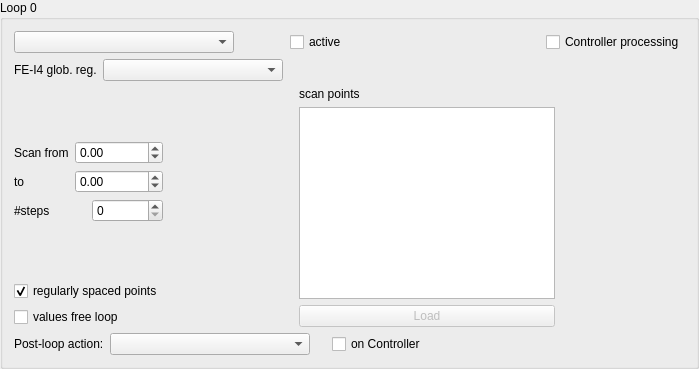
            <widget class="QGroupBox" name="Loop0Box">
             <property name="title">
              <string>Loop 0</string>
             </property>
             <layout class="QVBoxLayout" name="verticalLayout_57">
              <item>
               <layout class="QVBoxLayout" name="verticalLayout_32">
                <item>
                 <layout class="QHBoxLayout">
                  <item>
                   <widget class="QComboBox" name="loop0Type">
                    <property name="minimumSize">
                     <size>
                      <width>220</width>
                      <height>0</height>
                     </size>
                    </property>
                   </widget>
                  </item>
                  <item>
                   <spacer name="loop0Sp8">
                    <property name="orientation">
                     <enum>Qt::Horizontal</enum>
                    </property>
                    <property name="sizeType">
                     <enum>QSizePolicy::Maximum</enum>
                    </property>
                    <property name="sizeHint" stdset="0">
                     <size>
                      <width>50</width>
                      <height>21</height>
                     </size>
                    </property>
                   </spacer>
                  </item>
                  <item>
                   <widget class="QCheckBox" name="loop0Active">
                    <property name="text">
                     <string>active</string>
                    </property>
                   </widget>
                  </item>
                  <item>
                   <spacer name="loop0Sp9">
                    <property name="orientation">
                     <enum>Qt::Horizontal</enum>
                    </property>
                    <property name="sizeType">
                     <enum>QSizePolicy::Expanding</enum>
                    </property>
                    <property name="sizeHint" stdset="0">
                     <size>
                      <width>61</width>
                      <height>21</height>
                     </size>
                    </property>
                   </spacer>
                  </item>
                  <item>
                   <widget class="QCheckBox" name="loop0DspProc">
                    <property name="text">
                     <string>Controller processing</string>
                    </property>
                   </widget>
                  </item>
                 </layout>
                </item>
                <item>
                 <layout class="QHBoxLayout" name="horizontalLayout_12">
                  <item>
                   <widget class="QLabel" name="label_16">
                    <property name="text">
                     <string>FE-I4 glob. reg.</string>
                    </property>
                   </widget>
                  </item>
                  <item>
                   <widget class="QComboBox" name="feGlobRegName0">
                    <property name="sizePolicy">
                     <sizepolicy hsizetype="Preferred" vsizetype="Fixed">
                      <horstretch>0</horstretch>
                      <verstretch>0</verstretch>
                     </sizepolicy>
                    </property>
                    <property name="minimumSize">
                     <size>
                      <width>180</width>
                      <height>0</height>
                     </size>
                    </property>
                   </widget>
                  </item>
                  <item>
                   <spacer name="horizontalSpacer_11">
                    <property name="orientation">
                     <enum>Qt::Horizontal</enum>
                    </property>
                    <property name="sizeHint" stdset="0">
                     <size>
                      <width>40</width>
                      <height>20</height>
                     </size>
                    </property>
                   </spacer>
                  </item>
                 </layout>
                </item>
                <item>
                 <layout class="QHBoxLayout">
                  <item>
                   <layout class="QVBoxLayout">
                    <item>
                     <spacer name="loop0Sp2">
                      <property name="orientation">
                       <enum>Qt::Vertical</enum>
                      </property>
                      <property name="sizeType">
                       <enum>QSizePolicy::Expanding</enum>
                      </property>
                      <property name="sizeHint" stdset="0">
                       <size>
                        <width>20</width>
                        <height>17</height>
                       </size>
                      </property>
                     </spacer>
                    </item>
                    <item>
                     <layout class="QVBoxLayout">
                      <item>
                       <layout class="QHBoxLayout">
                        <item>
                         <widget class="QLabel" name="loop0FromLabel">
                          <property name="text">
                           <string>Scan from</string>
                          </property>
                          <property name="wordWrap">
                           <bool>false</bool>
                          </property>
                         </widget>
                        </item>
                        <item>
                         <widget class="QDoubleSpinBox" name="loop0Start">
                          <property name="minimum">
                           <double>-9999999.000000000000000</double>
                          </property>
                          <property name="maximum">
                           <double>9999999.000000000000000</double>
                          </property>
                         </widget>
                        </item>
                       </layout>
                      </item>
                      <item>
                       <layout class="QHBoxLayout">
                        <item>
                         <widget class="QLabel" name="loop0ToLabel">
                          <property name="text">
                           <string>to</string>
                          </property>
                          <property name="wordWrap">
                           <bool>false</bool>
                          </property>
                         </widget>
                        </item>
                        <item>
                         <widget class="QDoubleSpinBox" name="loop0Stop">
                          <property name="minimum">
                           <double>-9999999.000000000000000</double>
                          </property>
                          <property name="maximum">
                           <double>9999999.000000000000000</double>
                          </property>
                         </widget>
                        </item>
                       </layout>
                      </item>
                      <item>
                       <layout class="QHBoxLayout">
                        <item>
                         <widget class="QLabel" name="loop0StepsLabel">
                          <property name="text">
                           <string>#steps</string>
                          </property>
                          <property name="wordWrap">
                           <bool>false</bool>
                          </property>
                         </widget>
                        </item>
                        <item>
                         <widget class="QSpinBox" name="loop0Step">
                          <property name="enabled">
                           <bool>true</bool>
                          </property>
                          <property name="palette">
                           <palette>
                            <active>
                             <colorrole role="WindowText">
                              <brush brushstyle="SolidPattern">
                               <color alpha="255">
                                <red>0</red>
                                <green>0</green>
                                <blue>0</blue>
                               </color>
                              </brush>
                             </colorrole>
                             <colorrole role="Button">
                              <brush brushstyle="SolidPattern">
                               <color alpha="255">
                                <red>228</red>
                                <green>228</green>
                                <blue>228</blue>
                               </color>
                              </brush>
                             </colorrole>
                             <colorrole role="Light">
                              <brush brushstyle="SolidPattern">
                               <color alpha="255">
                                <red>255</red>
                                <green>255</green>
                                <blue>255</blue>
                               </color>
                              </brush>
                             </colorrole>
                             <colorrole role="Midlight">
                              <brush brushstyle="SolidPattern">
                               <color alpha="255">
                                <red>241</red>
                                <green>241</green>
                                <blue>241</blue>
                               </color>
                              </brush>
                             </colorrole>
                             <colorrole role="Dark">
                              <brush brushstyle="SolidPattern">
                               <color alpha="255">
                                <red>114</red>
                                <green>114</green>
                                <blue>114</blue>
                               </color>
                              </brush>
                             </colorrole>
                             <colorrole role="Mid">
                              <brush brushstyle="SolidPattern">
                               <color alpha="255">
                                <red>152</red>
                                <green>152</green>
                                <blue>152</blue>
                               </color>
                              </brush>
                             </colorrole>
                             <colorrole role="Text">
                              <brush brushstyle="SolidPattern">
                               <color alpha="255">
                                <red>0</red>
                                <green>0</green>
                                <blue>0</blue>
                               </color>
                              </brush>
                             </colorrole>
                             <colorrole role="BrightText">
                              <brush brushstyle="SolidPattern">
                               <color alpha="255">
                                <red>255</red>
                                <green>255</green>
                                <blue>255</blue>
                               </color>
                              </brush>
                             </colorrole>
                             <colorrole role="ButtonText">
                              <brush brushstyle="SolidPattern">
                               <color alpha="255">
                                <red>0</red>
                                <green>0</green>
                                <blue>0</blue>
                               </color>
                              </brush>
                             </colorrole>
                             <colorrole role="Base">
                              <brush brushstyle="SolidPattern">
                               <color alpha="255">
                                <red>255</red>
                                <green>255</green>
                                <blue>255</blue>
                               </color>
                              </brush>
                             </colorrole>
                             <colorrole role="Window">
                              <brush brushstyle="SolidPattern">
                               <color alpha="255">
                                <red>235</red>
                                <green>235</green>
                                <blue>235</blue>
                               </color>
                              </brush>
                             </colorrole>
                             <colorrole role="Shadow">
                              <brush brushstyle="SolidPattern">
                               <color alpha="255">
                                <red>0</red>
                                <green>0</green>
                                <blue>0</blue>
                               </color>
                              </brush>
                             </colorrole>
                             <colorrole role="Highlight">
                              <brush brushstyle="SolidPattern">
                               <color alpha="255">
                                <red>0</red>
                                <green>0</green>
                                <blue>128</blue>
                               </color>
                              </brush>
                             </colorrole>
                             <colorrole role="HighlightedText">
                              <brush brushstyle="SolidPattern">
                               <color alpha="255">
                                <red>255</red>
                                <green>255</green>
                                <blue>255</blue>
                               </color>
                              </brush>
                             </colorrole>
                             <colorrole role="Link">
                              <brush brushstyle="SolidPattern">
                               <color alpha="255">
                                <red>0</red>
                                <green>0</green>
                                <blue>0</blue>
                               </color>
                              </brush>
                             </colorrole>
                             <colorrole role="LinkVisited">
                              <brush brushstyle="SolidPattern">
                               <color alpha="255">
                                <red>0</red>
                                <green>0</green>
                                <blue>0</blue>
                               </color>
                              </brush>
                             </colorrole>
                            </active>
                            <inactive>
                             <colorrole role="WindowText">
                              <brush brushstyle="SolidPattern">
                               <color alpha="255">
                                <red>0</red>
                                <green>0</green>
                                <blue>0</blue>
                               </color>
                              </brush>
                             </colorrole>
                             <colorrole role="Button">
                              <brush brushstyle="SolidPattern">
                               <color alpha="255">
                                <red>228</red>
                                <green>228</green>
                                <blue>228</blue>
                               </color>
                              </brush>
                             </colorrole>
                             <colorrole role="Light">
                              <brush brushstyle="SolidPattern">
                               <color alpha="255">
                                <red>255</red>
                                <green>255</green>
                                <blue>255</blue>
                               </color>
                              </brush>
                             </colorrole>
                             <colorrole role="Midlight">
                              <brush brushstyle="SolidPattern">
                               <color alpha="255">
                                <red>255</red>
                                <green>255</green>
                                <blue>255</blue>
                               </color>
                              </brush>
                             </colorrole>
                             <colorrole role="Dark">
                              <brush brushstyle="SolidPattern">
                               <color alpha="255">
                                <red>114</red>
                                <green>114</green>
                                <blue>114</blue>
                               </color>
                              </brush>
                             </colorrole>
                             <colorrole role="Mid">
                              <brush brushstyle="SolidPattern">
                               <color alpha="255">
                                <red>152</red>
                                <green>152</green>
                                <blue>152</blue>
                               </color>
                              </brush>
                             </colorrole>
                             <colorrole role="Text">
                              <brush brushstyle="SolidPattern">
                               <color alpha="255">
                                <red>0</red>
                                <green>0</green>
                                <blue>0</blue>
                               </color>
                              </brush>
                             </colorrole>
                             <colorrole role="BrightText">
                              <brush brushstyle="SolidPattern">
                               <color alpha="255">
                                <red>255</red>
                                <green>255</green>
                                <blue>255</blue>
                               </color>
                              </brush>
                             </colorrole>
                             <colorrole role="ButtonText">
                              <brush brushstyle="SolidPattern">
                               <color alpha="255">
                                <red>0</red>
                                <green>0</green>
                                <blue>0</blue>
                               </color>
                              </brush>
                             </colorrole>
                             <colorrole role="Base">
                              <brush brushstyle="SolidPattern">
                               <color alpha="255">
                                <red>255</red>
                                <green>255</green>
                                <blue>255</blue>
                               </color>
                              </brush>
                             </colorrole>
                             <colorrole role="Window">
                              <brush brushstyle="SolidPattern">
                               <color alpha="255">
                                <red>235</red>
                                <green>235</green>
                                <blue>235</blue>
                               </color>
                              </brush>
                             </colorrole>
                             <colorrole role="Shadow">
                              <brush brushstyle="SolidPattern">
                               <color alpha="255">
                                <red>0</red>
                                <green>0</green>
                                <blue>0</blue>
                               </color>
                              </brush>
                             </colorrole>
                             <colorrole role="Highlight">
                              <brush brushstyle="SolidPattern">
                               <color alpha="255">
                                <red>0</red>
                                <green>0</green>
                                <blue>128</blue>
                               </color>
                              </brush>
                             </colorrole>
                             <colorrole role="HighlightedText">
                              <brush brushstyle="SolidPattern">
                               <color alpha="255">
                                <red>255</red>
                                <green>255</green>
                                <blue>255</blue>
                               </color>
                              </brush>
                             </colorrole>
                             <colorrole role="Link">
                              <brush brushstyle="SolidPattern">
                               <color alpha="255">
                                <red>0</red>
                                <green>0</green>
                                <blue>255</blue>
                               </color>
                              </brush>
                             </colorrole>
                             <colorrole role="LinkVisited">
                              <brush brushstyle="SolidPattern">
                               <color alpha="255">
                                <red>255</red>
                                <green>0</green>
                                <blue>255</blue>
                               </color>
                              </brush>
                             </colorrole>
                            </inactive>
                            <disabled>
                             <colorrole role="WindowText">
                              <brush brushstyle="SolidPattern">
                               <color alpha="255">
                                <red>128</red>
                                <green>128</green>
                                <blue>128</blue>
                               </color>
                              </brush>
                             </colorrole>
                             <colorrole role="Button">
                              <brush brushstyle="SolidPattern">
                               <color alpha="255">
                                <red>228</red>
                                <green>228</green>
                                <blue>228</blue>
                               </color>
                              </brush>
                             </colorrole>
                             <colorrole role="Light">
                              <brush brushstyle="SolidPattern">
                               <color alpha="255">
                                <red>255</red>
                                <green>255</green>
                                <blue>255</blue>
                               </color>
                              </brush>
                             </colorrole>
                             <colorrole role="Midlight">
                              <brush brushstyle="SolidPattern">
                               <color alpha="255">
                                <red>255</red>
                                <green>255</green>
                                <blue>255</blue>
                               </color>
                              </brush>
                             </colorrole>
                             <colorrole role="Dark">
                              <brush brushstyle="SolidPattern">
                               <color alpha="255">
                                <red>114</red>
                                <green>114</green>
                                <blue>114</blue>
                               </color>
                              </brush>
                             </colorrole>
                             <colorrole role="Mid">
                              <brush brushstyle="SolidPattern">
                               <color alpha="255">
                                <red>152</red>
                                <green>152</green>
                                <blue>152</blue>
                               </color>
                              </brush>
                             </colorrole>
                             <colorrole role="Text">
                              <brush brushstyle="SolidPattern">
                               <color alpha="255">
                                <red>128</red>
                                <green>128</green>
                                <blue>128</blue>
                               </color>
                              </brush>
                             </colorrole>
                             <colorrole role="BrightText">
                              <brush brushstyle="SolidPattern">
                               <color alpha="255">
                                <red>255</red>
                                <green>255</green>
                                <blue>255</blue>
                               </color>
                              </brush>
                             </colorrole>
                             <colorrole role="ButtonText">
                              <brush brushstyle="SolidPattern">
                               <color alpha="255">
                                <red>128</red>
                                <green>128</green>
                                <blue>128</blue>
                               </color>
                              </brush>
                             </colorrole>
                             <colorrole role="Base">
                              <brush brushstyle="SolidPattern">
                               <color alpha="255">
                                <red>255</red>
                                <green>255</green>
                                <blue>255</blue>
                               </color>
                              </brush>
                             </colorrole>
                             <colorrole role="Window">
                              <brush brushstyle="SolidPattern">
                               <color alpha="255">
                                <red>235</red>
                                <green>235</green>
                                <blue>235</blue>
                               </color>
                              </brush>
                             </colorrole>
                             <colorrole role="Shadow">
                              <brush brushstyle="SolidPattern">
                               <color alpha="255">
                                <red>0</red>
                                <green>0</green>
                                <blue>0</blue>
                               </color>
                              </brush>
                             </colorrole>
                             <colorrole role="Highlight">
                              <brush brushstyle="SolidPattern">
                               <color alpha="255">
                                <red>0</red>
                                <green>0</green>
                                <blue>128</blue>
                               </color>
                              </brush>
                             </colorrole>
                             <colorrole role="HighlightedText">
                              <brush brushstyle="SolidPattern">
                               <color alpha="255">
                                <red>255</red>
                                <green>255</green>
                                <blue>255</blue>
                               </color>
                              </brush>
                             </colorrole>
                             <colorrole role="Link">
                              <brush brushstyle="SolidPattern">
                               <color alpha="255">
                                <red>0</red>
                                <green>0</green>
                                <blue>255</blue>
                               </color>
                              </brush>
                             </colorrole>
                             <colorrole role="LinkVisited">
                              <brush brushstyle="SolidPattern">
                               <color alpha="255">
                                <red>255</red>
                                <green>0</green>
                                <blue>255</blue>
                               </color>
                              </brush>
                             </colorrole>
                            </disabled>
                           </palette>
                          </property>
                          <property name="maximum">
                           <number>100000</number>
                          </property>
                         </widget>
                        </item>
                       </layout>
                      </item>
                     </layout>
                    </item>
                    <item>
                     <spacer name="loop0Sp1">
                      <property name="orientation">
                       <enum>Qt::Vertical</enum>
                      </property>
                      <property name="sizeType">
                       <enum>QSizePolicy::Expanding</enum>
                      </property>
                      <property name="sizeHint" stdset="0">
                       <size>
                        <width>20</width>
                        <height>17</height>
                       </size>
                      </property>
                     </spacer>
                    </item>
                    <item>
                     <widget class="QCheckBox" name="loop0Regular">
                      <property name="text">
                       <string>regularly spaced points</string>
                      </property>
                      <property name="checked">
                       <bool>true</bool>
                      </property>
                     </widget>
                    </item>
                    <item>
                     <widget class="QCheckBox" name="loop0Free">
                      <property name="text">
                       <string>values free loop</string>
                      </property>
                     </widget>
                    </item>
                   </layout>
                  </item>
                  <item>
                   <spacer name="loop0Sp3">
                    <property name="orientation">
                     <enum>Qt::Horizontal</enum>
                    </property>
                    <property name="sizeType">
                     <enum>QSizePolicy::Expanding</enum>
                    </property>
                    <property name="sizeHint" stdset="0">
                     <size>
                      <width>130</width>
                      <height>20</height>
                     </size>
                    </property>
                   </spacer>
                  </item>
                  <item>
                   <layout class="QVBoxLayout">
                    <item>
                     <widget class="QLabel" name="loop0PtlLabel">
                      <property name="text">
                       <string>scan points</string>
                      </property>
                      <property name="wordWrap">
                       <bool>false</bool>
                      </property>
                     </widget>
                    </item>
                    <item>
                     <widget class="QListWidget" name="loop0PtsBox"/>
                    </item>
                    <item>
                     <widget class="QPushButton" name="loop0LoadPoints">
                      <property name="enabled">
                       <bool>false</bool>
                      </property>
                      <property name="text">
                       <string>Load</string>
                      </property>
                     </widget>
                    </item>
                   </layout>
                  </item>
                  <item>
                   <spacer name="loop0Sp4">
                    <property name="orientation">
                     <enum>Qt::Horizontal</enum>
                    </property>
                    <property name="sizeType">
                     <enum>QSizePolicy::Expanding</enum>
                    </property>
                    <property name="sizeHint" stdset="0">
                     <size>
                      <width>130</width>
                      <height>20</height>
                     </size>
                    </property>
                   </spacer>
                  </item>
                 </layout>
                </item>
                <item>
                 <layout class="QHBoxLayout">
                  <item>
                   <widget class="QLabel" name="loop0PostActLabel">
                    <property name="text">
                     <string>Post-loop action:</string>
                    </property>
                    <property name="wordWrap">
                     <bool>false</bool>
                    </property>
                   </widget>
                  </item>
                  <item>
                   <widget class="QComboBox" name="loop0EndAction">
                    <property name="minimumSize">
                     <size>
                      <width>200</width>
                      <height>0</height>
                     </size>
                    </property>
                   </widget>
                  </item>
                  <item>
                   <spacer name="loop0Sp5">
                    <property name="orientation">
                     <enum>Qt::Horizontal</enum>
                    </property>
                    <property name="sizeType">
                     <enum>QSizePolicy::Maximum</enum>
                    </property>
                    <property name="sizeHint" stdset="0">
                     <size>
                      <width>16</width>
                      <height>20</height>
                     </size>
                    </property>
                   </spacer>
                  </item>
                  <item>
                   <widget class="QCheckBox" name="loop0OnDsp">
                    <property name="text">
                     <string>on Controller</string>
                    </property>
                   </widget>
                  </item>
                  <item>
                   <spacer name="loop0Sp10">
                    <property name="orientation">
                     <enum>Qt::Horizontal</enum>
                    </property>
                    <property name="sizeType">
                     <enum>QSizePolicy::Expanding</enum>
                    </property>
                    <property name="sizeHint" stdset="0">
                     <size>
                      <width>130</width>
                      <height>20</height>
                     </size>
                    </property>
                   </spacer>
                  </item>
                 </layout>
                </item>
               </layout>
              </item>
             </layout>
            </widget>
